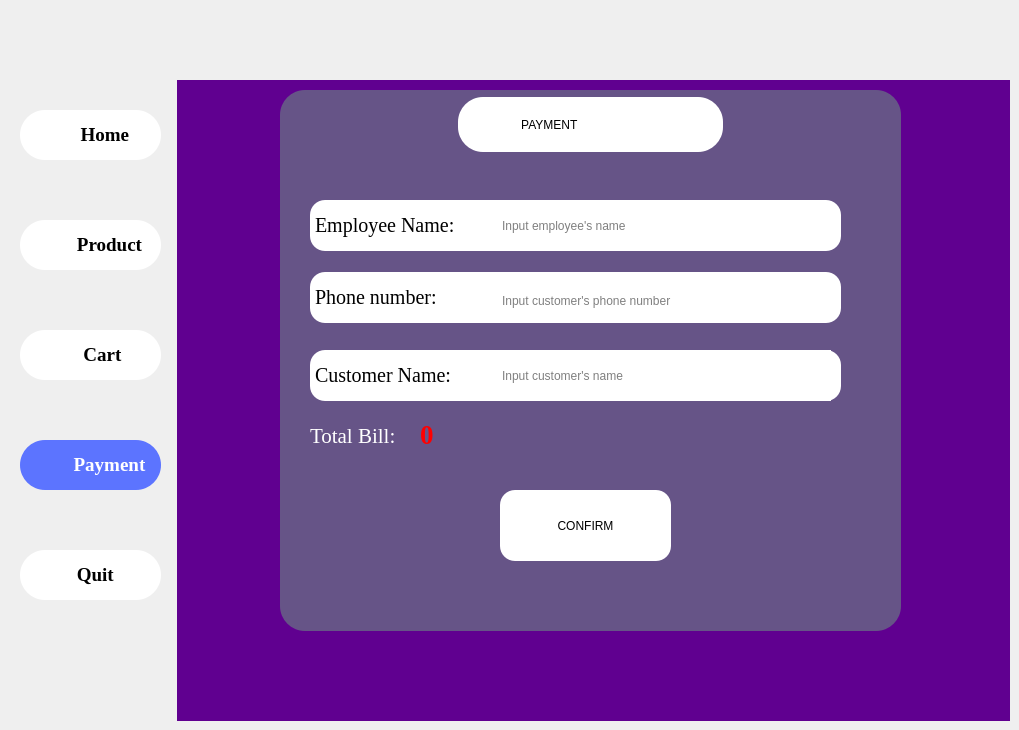
    <widget class="QWidget" name="page_5">
     <widget class="QLabel" name="lbBackground_2">
      <property name="geometry">
       <rect>
        <x>0</x>
        <y>0</y>
        <width>1010</width>
        <height>721</height>
       </rect>
      </property>
      <property name="styleSheet">
       <string notr="true">border-image: url(:/Resource/img/index0.png);</string>
      </property>
      <property name="text">
       <string/>
      </property>
     </widget>
     <widget class="QLabel" name="lbPayment_2">
      <property name="geometry">
       <rect>
        <x>280</x>
        <y>90</y>
        <width>621</width>
        <height>541</height>
       </rect>
      </property>
      <property name="font">
       <font>
        <family>Times New Roman</family>
        <pointsize>18</pointsize>
        <italic>true</italic>
       </font>
      </property>
      <property name="styleSheet">
       <string notr="true">background-color: rgb(5, 135, 137);
border-radius:25px;
background-color: rgb(102, 84, 135);</string>
      </property>
      <property name="text">
       <string/>
      </property>
     </widget>
     <widget class="QPushButton" name="btnProduct_5">
      <property name="geometry">
       <rect>
        <x>20</x>
        <y>220</y>
        <width>141</width>
        <height>50</height>
       </rect>
      </property>
      <property name="font">
       <font>
        <family>Times New Roman</family>
        <pointsize>14</pointsize>
        <bold>true</bold>
       </font>
      </property>
      <property name="styleSheet">
       <string notr="true">QPushButton#btnProduct_5 {
    background-color: white;
	color: black;
	border-radius:25px;
}

QPushButton#btnProduct_5:hover {
    background-color:#5c74ff;
	color:white;
}
</string>
      </property>
      <property name="text">
       <string>        Product</string>
      </property>
     </widget>
     <widget class="QPushButton" name="btnPayment_5">
      <property name="geometry">
       <rect>
        <x>20</x>
        <y>440</y>
        <width>141</width>
        <height>50</height>
       </rect>
      </property>
      <property name="font">
       <font>
        <family>Times New Roman</family>
        <pointsize>14</pointsize>
        <bold>true</bold>
       </font>
      </property>
      <property name="styleSheet">
       <string notr="true">QPushButton#btnPayment_5 {
    background-color: #5c74ff;
	color: white;
	border-radius:25px;
}

</string>
      </property>
      <property name="text">
       <string>        Payment</string>
      </property>
     </widget>
     <widget class="QPushButton" name="btnCart_5">
      <property name="geometry">
       <rect>
        <x>20</x>
        <y>330</y>
        <width>141</width>
        <height>50</height>
       </rect>
      </property>
      <property name="font">
       <font>
        <family>Times New Roman</family>
        <pointsize>14</pointsize>
        <bold>true</bold>
       </font>
      </property>
      <property name="styleSheet">
       <string notr="true">QPushButton#btnCart_5 {
    background-color: white;
	color: black;
	border-radius:25px;
}

QPushButton#btnCart_5:hover {
    background-color:#5c74ff;
	color:white;
}
</string>
      </property>
      <property name="text">
       <string>     Cart</string>
      </property>
     </widget>
     <widget class="QPushButton" name="btnQuit_5">
      <property name="geometry">
       <rect>
        <x>20</x>
        <y>550</y>
        <width>141</width>
        <height>50</height>
       </rect>
      </property>
      <property name="font">
       <font>
        <family>Times New Roman</family>
        <pointsize>14</pointsize>
        <bold>true</bold>
       </font>
      </property>
      <property name="styleSheet">
       <string notr="true">QPushButton#btnQuit_5 {
    background-color: white;
	color: black;
	border-radius:25px;
}

QPushButton#btnQuit_5:hover {
    background-color:#5c74ff;
	color:white;
}
</string>
      </property>
      <property name="text">
       <string>  Quit</string>
      </property>
     </widget>
     <widget class="QLabel" name="lbPhoneNumber">
      <property name="geometry">
       <rect>
        <x>310</x>
        <y>272</y>
        <width>531</width>
        <height>51</height>
       </rect>
      </property>
      <property name="font">
       <font>
        <family>Times New Roman</family>
        <pointsize>15</pointsize>
        <italic>false</italic>
        <bold>false</bold>
       </font>
      </property>
      <property name="styleSheet">
       <string notr="true">background-color: white;
color:black;
font: 200 15pt &quot;Times New Roman&quot;;
border-radius:15px;</string>
      </property>
      <property name="text">
       <string> Phone number:</string>
      </property>
     </widget>
     <widget class="QLabel" name="lbTotalBill_2">
      <property name="geometry">
       <rect>
        <x>310</x>
        <y>410</y>
        <width>151</width>
        <height>51</height>
       </rect>
      </property>
      <property name="font">
       <font>
        <family>Times New Roman</family>
        <pointsize>16</pointsize>
        <italic>false</italic>
        <bold>false</bold>
       </font>
      </property>
      <property name="styleSheet">
       <string notr="true">color: white;
font: 16pt &quot;Times New Roman&quot;;</string>
      </property>
      <property name="text">
       <string>Total Bill:</string>
      </property>
     </widget>
     <widget class="QLabel" name="lbName_2">
      <property name="geometry">
       <rect>
        <x>310</x>
        <y>350</y>
        <width>531</width>
        <height>51</height>
       </rect>
      </property>
      <property name="font">
       <font>
        <family>Times New Roman</family>
        <pointsize>15</pointsize>
        <italic>false</italic>
        <bold>false</bold>
       </font>
      </property>
      <property name="styleSheet">
       <string notr="true">background-color: white;
color:black;
font: 200 15pt &quot;Times New Roman&quot;;
border-radius:15px;</string>
      </property>
      <property name="text">
       <string> Customer Name:</string>
      </property>
     </widget>
     <widget class="QPushButton" name="btnConfirm_2">
      <property name="geometry">
       <rect>
        <x>500</x>
        <y>490</y>
        <width>171</width>
        <height>71</height>
       </rect>
      </property>
      <property name="styleSheet">
       <string notr="true">QPushButton#btnConfirm_2 {
    background-color:white ;
	border-radius:15px;
	color:black;
	font: 700 14pt &quot;Times New Roman&quot;;
}

QPushButton#btnConfirm_2:hover {
    background-color:#315945;
	color:white;
}</string>
      </property>
      <property name="text">
       <string>CONFIRM</string>
      </property>
     </widget>
     <widget class="QLabel" name="lbTotalBillPrice_2">
      <property name="geometry">
       <rect>
        <x>420</x>
        <y>409</y>
        <width>281</width>
        <height>51</height>
       </rect>
      </property>
      <property name="font">
       <font>
        <family>Times New Roman</family>
        <pointsize>20</pointsize>
        <italic>false</italic>
        <bold>true</bold>
       </font>
      </property>
      <property name="styleSheet">
       <string notr="true">font: 700 20pt &quot;Times New Roman&quot;;
Color:red;</string>
      </property>
      <property name="text">
       <string>0</string>
      </property>
     </widget>
     <widget class="QPushButton" name="btnHome_4">
      <property name="geometry">
       <rect>
        <x>20</x>
        <y>110</y>
        <width>141</width>
        <height>50</height>
       </rect>
      </property>
      <property name="font">
       <font>
        <family>Times New Roman</family>
        <pointsize>14</pointsize>
        <bold>true</bold>
       </font>
      </property>
      <property name="styleSheet">
       <string notr="true">QPushButton#btnHome_4 {
    background-color: white;
	color: black;
	border-radius:25px;
}

QPushButton#btnHome_4:hover {
    background-color:#5c74ff;
	color:white;
}
</string>
      </property>
      <property name="text">
       <string>      Home</string>
      </property>
     </widget>
     <widget class="QLabel" name="label_25">
      <property name="geometry">
       <rect>
        <x>20</x>
        <y>110</y>
        <width>60</width>
        <height>50</height>
       </rect>
      </property>
      <property name="styleSheet">
       <string notr="true">image: url(:/Resource/logo/logohome.png);</string>
      </property>
      <property name="text">
       <string/>
      </property>
     </widget>
     <widget class="QLabel" name="label_26">
      <property name="geometry">
       <rect>
        <x>20</x>
        <y>220</y>
        <width>60</width>
        <height>50</height>
       </rect>
      </property>
      <property name="styleSheet">
       <string notr="true">image: url(:/Resource/logo/logomenuProduct.png);</string>
      </property>
      <property name="text">
       <string/>
      </property>
     </widget>
     <widget class="QLabel" name="label_27">
      <property name="geometry">
       <rect>
        <x>20</x>
        <y>330</y>
        <width>60</width>
        <height>50</height>
       </rect>
      </property>
      <property name="styleSheet">
       <string notr="true">image: url(:/Resource/logo/logomenuCart.png);</string>
      </property>
      <property name="text">
       <string/>
      </property>
     </widget>
     <widget class="QLabel" name="label_28">
      <property name="geometry">
       <rect>
        <x>20</x>
        <y>440</y>
        <width>60</width>
        <height>50</height>
       </rect>
      </property>
      <property name="styleSheet">
       <string notr="true">image: url(:/Resource/logo/logomenupayment.png);</string>
      </property>
      <property name="text">
       <string/>
      </property>
     </widget>
     <widget class="QLabel" name="label_29">
      <property name="geometry">
       <rect>
        <x>20</x>
        <y>550</y>
        <width>60</width>
        <height>50</height>
       </rect>
      </property>
      <property name="styleSheet">
       <string notr="true">image: url(:/Resource/logo/logomenuquit.png);</string>
      </property>
      <property name="text">
       <string/>
      </property>
     </widget>
     <widget class="QLabel" name="lblLogoKT_4">
      <property name="geometry">
       <rect>
        <x>0</x>
        <y>20</y>
        <width>70</width>
        <height>50</height>
       </rect>
      </property>
      <property name="styleSheet">
       <string notr="true">image: url(:/Resource/logo/logoKT.png);</string>
      </property>
      <property name="text">
       <string/>
      </property>
     </widget>
     <widget class="QLabel" name="label_3">
      <property name="geometry">
       <rect>
        <x>177</x>
        <y>80</y>
        <width>833</width>
        <height>641</height>
       </rect>
      </property>
      <property name="styleSheet">
       <string notr="true">
background-color: rgb(96, 0, 144);</string>
      </property>
      <property name="text">
       <string/>
      </property>
     </widget>
     <widget class="QLabel" name="label">
      <property name="geometry">
       <rect>
        <x>458</x>
        <y>97</y>
        <width>265</width>
        <height>55</height>
       </rect>
      </property>
      <property name="styleSheet">
       <string notr="true">background-color: rgb(255, 255, 255);
font: 700 italic 16pt &quot;Times New Roman&quot;;
color:black;
 border-radius:25px;</string>
      </property>
      <property name="text">
       <string>                   PAYMENT</string>
      </property>
     </widget>
     <widget class="QLabel" name="lbPhoneNumber_2">
      <property name="geometry">
       <rect>
        <x>310</x>
        <y>200</y>
        <width>531</width>
        <height>51</height>
       </rect>
      </property>
      <property name="font">
       <font>
        <family>Times New Roman</family>
        <pointsize>15</pointsize>
        <italic>false</italic>
        <bold>false</bold>
       </font>
      </property>
      <property name="styleSheet">
       <string notr="true">background-color: white;
color:black;
font: 200 15pt &quot;Times New Roman&quot;;
border-radius:15px;</string>
      </property>
      <property name="text">
       <string> Employee Name:</string>
      </property>
     </widget>
     <widget class="QLineEdit" name="txtNameEmployee">
      <property name="geometry">
       <rect>
        <x>500</x>
        <y>200</y>
        <width>311</width>
        <height>51</height>
       </rect>
      </property>
      <property name="styleSheet">
       <string notr="true">border:0px;
font: 15pt &quot;Times New Roman&quot;;
background-color: rgb(255, 255, 255);

</string>
      </property>
      <property name="placeholderText">
       <string>Input employee's name</string>
      </property>
     </widget>
     <widget class="QLineEdit" name="txtPhone">
      <property name="geometry">
       <rect>
        <x>500</x>
        <y>280</y>
        <width>331</width>
        <height>41</height>
       </rect>
      </property>
      <property name="styleSheet">
       <string notr="true">border:0px;
font: 15pt &quot;Times New Roman&quot;;
background-color: rgb(255, 255, 255);

</string>
      </property>
      <property name="placeholderText">
       <string>Input customer's phone number</string>
      </property>
     </widget>
     <widget class="QLineEdit" name="txtNameCustomer">
      <property name="geometry">
       <rect>
        <x>500</x>
        <y>350</y>
        <width>331</width>
        <height>51</height>
       </rect>
      </property>
      <property name="styleSheet">
       <string notr="true">border:0px;
font: 15pt &quot;Times New Roman&quot;;
background-color: rgb(255, 255, 255);

</string>
      </property>
      <property name="placeholderText">
       <string>Input customer's name</string>
      </property>
     </widget>
     <zorder>lbBackground_2</zorder>
     <zorder>label_3</zorder>
     <zorder>lbPayment_2</zorder>
     <zorder>btnProduct_5</zorder>
     <zorder>btnPayment_5</zorder>
     <zorder>btnCart_5</zorder>
     <zorder>btnQuit_5</zorder>
     <zorder>btnHome_4</zorder>
     <zorder>label_25</zorder>
     <zorder>label_26</zorder>
     <zorder>label_27</zorder>
     <zorder>label_28</zorder>
     <zorder>label_29</zorder>
     <zorder>lblLogoKT_4</zorder>
     <zorder>btnConfirm_2</zorder>
     <zorder>lbName_2</zorder>
     <zorder>lbPhoneNumber</zorder>
     <zorder>lbTotalBill_2</zorder>
     <zorder>lbTotalBillPrice_2</zorder>
     <zorder>label</zorder>
     <zorder>lbPhoneNumber_2</zorder>
     <zorder>txtNameEmployee</zorder>
     <zorder>txtPhone</zorder>
     <zorder>txtNameCustomer</zorder>
    </widget>
